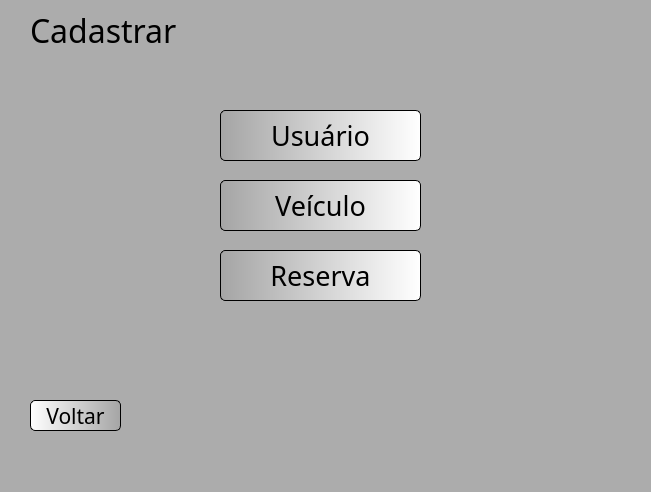
<?xml version="1.0" encoding="UTF-8"?>
<ui version="4.0">
 <class>MainWindow</class>
 <widget class="QMainWindow" name="MainWindow">
  <property name="geometry">
   <rect>
    <x>0</x>
    <y>0</y>
    <width>651</width>
    <height>492</height>
   </rect>
  </property>
  <property name="windowTitle">
   <string>MainWindow</string>
  </property>
  <property name="styleSheet">
   <string notr="true">background-color: rgb(172, 172, 172);</string>
  </property>
  <widget class="QWidget" name="centralwidget">
   <widget class="QPushButton" name="btCadUsuario">
    <property name="geometry">
     <rect>
      <x>220</x>
      <y>110</y>
      <width>201</width>
      <height>51</height>
     </rect>
    </property>
    <property name="font">
     <font>
      <family>Dubai</family>
      <pointsize>20</pointsize>
     </font>
    </property>
    <property name="cursor">
     <cursorShape>PointingHandCursor</cursorShape>
    </property>
    <property name="styleSheet">
     <string notr="true">QPushButton{
background-color: qlineargradient(spread:pad, x1:0, y1:0, x2:1, y2:0, stop:0 rgba(165, 165, 165, 255), stop:1 rgba(255, 255, 255, 255));
border-radius: 5px;
border-style: outset;
border-width: 1px;
border-color: black;
}
QPushButton:hover{
background-color: qlineargradient(spread:reflect, x1:0, y1:0, x2:1, y2:0.943182, stop:0 rgba(255, 126, 248, 255), stop:1 rgba(119, 146, 220, 255));
}</string>
    </property>
    <property name="text">
     <string>Usuário</string>
    </property>
   </widget>
   <widget class="QLabel" name="logoLoCarPequeno">
    <property name="geometry">
     <rect>
      <x>560</x>
      <y>0</y>
      <width>71</width>
      <height>51</height>
     </rect>
    </property>
    <property name="styleSheet">
     <string notr="true">background-color: rgb(172, 172, 172);</string>
    </property>
    <property name="text">
     <string/>
    </property>
    <property name="pixmap">
     <pixmap>imagens/808107201585380077-64.png</pixmap>
    </property>
   </widget>
   <widget class="QLabel" name="titulo">
    <property name="geometry">
     <rect>
      <x>30</x>
      <y>10</y>
      <width>421</width>
      <height>41</height>
     </rect>
    </property>
    <property name="font">
     <font>
      <family>Dubai Medium</family>
      <pointsize>24</pointsize>
     </font>
    </property>
    <property name="cursor">
     <cursorShape>PointingHandCursor</cursorShape>
    </property>
    <property name="text">
     <string>Cadastrar</string>
    </property>
   </widget>
   <widget class="QPushButton" name="btVoltar">
    <property name="geometry">
     <rect>
      <x>30</x>
      <y>400</y>
      <width>91</width>
      <height>31</height>
     </rect>
    </property>
    <property name="font">
     <font>
      <family>Dubai</family>
      <pointsize>16</pointsize>
     </font>
    </property>
    <property name="cursor">
     <cursorShape>PointingHandCursor</cursorShape>
    </property>
    <property name="styleSheet">
     <string notr="true">QPushButton{
background-color: qlineargradient(spread:pad, x1:0, y1:0, x2:1, y2:0, stop:0 rgba(255, 255, 255, 255), stop:1 rgba(165, 165, 165, 255));
border-radius: 5px;
border-style: outset;
border-width: 1px;
border-color: black;

}

QPushButton:hover{
background-color: qlineargradient(spread:pad, x1:0, y1:0, x2:1, y2:0, stop:0 rgba(255, 248, 0, 255), stop:1 rgba(255, 134, 73, 255));
}

</string>
    </property>
    <property name="text">
     <string>Voltar</string>
    </property>
   </widget>
   <widget class="QPushButton" name="btCadVeiculo">
    <property name="geometry">
     <rect>
      <x>220</x>
      <y>180</y>
      <width>201</width>
      <height>51</height>
     </rect>
    </property>
    <property name="font">
     <font>
      <family>Dubai</family>
      <pointsize>20</pointsize>
     </font>
    </property>
    <property name="cursor">
     <cursorShape>PointingHandCursor</cursorShape>
    </property>
    <property name="styleSheet">
     <string notr="true">QPushButton{
background-color: qlineargradient(spread:pad, x1:0, y1:0, x2:1, y2:0, stop:0 rgba(165, 165, 165, 255), stop:1 rgba(255, 255, 255, 255));
border-radius: 5px;
border-style: outset;
border-width: 1px;
border-color: black;
}
QPushButton:hover{
background-color: qlineargradient(spread:reflect, x1:0, y1:0, x2:1, y2:0.943182, stop:0 rgba(255, 126, 248, 255), stop:1 rgba(119, 146, 220, 255));
}</string>
    </property>
    <property name="text">
     <string>Veículo</string>
    </property>
   </widget>
   <widget class="QPushButton" name="btCadReserva">
    <property name="geometry">
     <rect>
      <x>220</x>
      <y>250</y>
      <width>201</width>
      <height>51</height>
     </rect>
    </property>
    <property name="font">
     <font>
      <family>Dubai</family>
      <pointsize>20</pointsize>
     </font>
    </property>
    <property name="cursor">
     <cursorShape>PointingHandCursor</cursorShape>
    </property>
    <property name="styleSheet">
     <string notr="true">QPushButton{
background-color: qlineargradient(spread:pad, x1:0, y1:0, x2:1, y2:0, stop:0 rgba(165, 165, 165, 255), stop:1 rgba(255, 255, 255, 255));
border-radius: 5px;
border-style: outset;
border-width: 1px;
border-color: black;
}
QPushButton:hover{
background-color: qlineargradient(spread:reflect, x1:0, y1:0, x2:1, y2:0.943182, stop:0 rgba(255, 126, 248, 255), stop:1 rgba(119, 146, 220, 255));
}</string>
    </property>
    <property name="text">
     <string>Reserva</string>
    </property>
   </widget>
   <zorder>logoLoCarPequeno</zorder>
   <zorder>btCadUsuario</zorder>
   <zorder>titulo</zorder>
   <zorder>btVoltar</zorder>
   <zorder>btCadVeiculo</zorder>
   <zorder>btCadReserva</zorder>
  </widget>
  <widget class="QMenuBar" name="menubar">
   <property name="geometry">
    <rect>
     <x>0</x>
     <y>0</y>
     <width>651</width>
     <height>21</height>
    </rect>
   </property>
  </widget>
  <widget class="QStatusBar" name="statusbar"/>
 </widget>
 <resources/>
 <connections/>
</ui>
